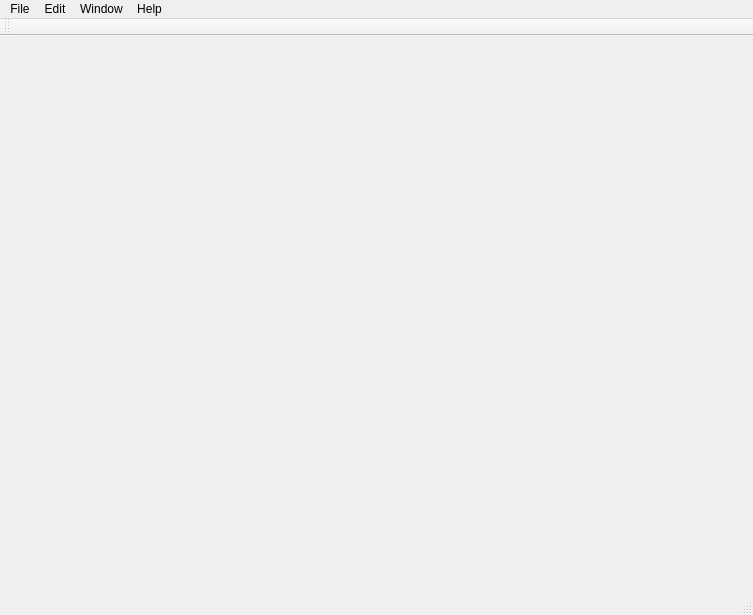
<?xml version="1.0" encoding="UTF-8"?>
<ui version="4.0">
 <class>Ploter</class>
 <widget class="QMainWindow" name="Ploter">
  <property name="geometry">
   <rect>
    <x>0</x>
    <y>0</y>
    <width>753</width>
    <height>615</height>
   </rect>
  </property>
  <property name="windowTitle">
   <string>Ploter</string>
  </property>
  <widget class="QWidget" name="centralWidget">
   <widget class="QWidget" name="gridLayoutWidget">
    <property name="geometry">
     <rect>
      <x>0</x>
      <y>0</y>
      <width>751</width>
      <height>521</height>
     </rect>
    </property>
    <layout class="QGridLayout" name="gridLayout">
     <item row="0" column="0">
      <widget class="QWidget" name="Plot" native="true"/>
     </item>
    </layout>
   </widget>
   <widget class="QWidget" name="gridLayoutWidget_2">
    <property name="geometry">
     <rect>
      <x>0</x>
      <y>520</y>
      <width>751</width>
      <height>41</height>
     </rect>
    </property>
    <layout class="QGridLayout" name="gridLayout_2">
     <item row="0" column="0">
      <widget class="QWidget" name="ToolBar" native="true"/>
     </item>
     <item row="0" column="1">
      <widget class="QWidget" name="Data" native="true"/>
     </item>
    </layout>
   </widget>
  </widget>
  <widget class="QMenuBar" name="menuBar">
   <property name="geometry">
    <rect>
     <x>0</x>
     <y>0</y>
     <width>753</width>
     <height>22</height>
    </rect>
   </property>
   <widget class="QMenu" name="menuFile">
    <property name="title">
     <string>File</string>
    </property>
    <addaction name="actionQuit"/>
    <addaction name="actionSave"/>
   </widget>
   <widget class="QMenu" name="menuEdit">
    <property name="title">
     <string>Edit</string>
    </property>
   </widget>
   <widget class="QMenu" name="menuWindow">
    <property name="title">
     <string>Window</string>
    </property>
   </widget>
   <widget class="QMenu" name="menuHelp">
    <property name="title">
     <string>Help</string>
    </property>
    <addaction name="actionNo_Help_Here"/>
   </widget>
   <addaction name="menuFile"/>
   <addaction name="menuEdit"/>
   <addaction name="menuWindow"/>
   <addaction name="menuHelp"/>
  </widget>
  <widget class="QToolBar" name="mainToolBar">
   <attribute name="toolBarArea">
    <enum>TopToolBarArea</enum>
   </attribute>
   <attribute name="toolBarBreak">
    <bool>false</bool>
   </attribute>
  </widget>
  <widget class="QStatusBar" name="statusBar"/>
  <action name="actionQuit">
   <property name="text">
    <string>Quit</string>
   </property>
  </action>
  <action name="actionSave">
   <property name="text">
    <string>Save</string>
   </property>
  </action>
  <action name="actionNo_Help_Here">
   <property name="text">
    <string>No Help Here</string>
   </property>
  </action>
 </widget>
 <layoutdefault spacing="6" margin="11"/>
 <resources/>
 <connections/>
</ui>
